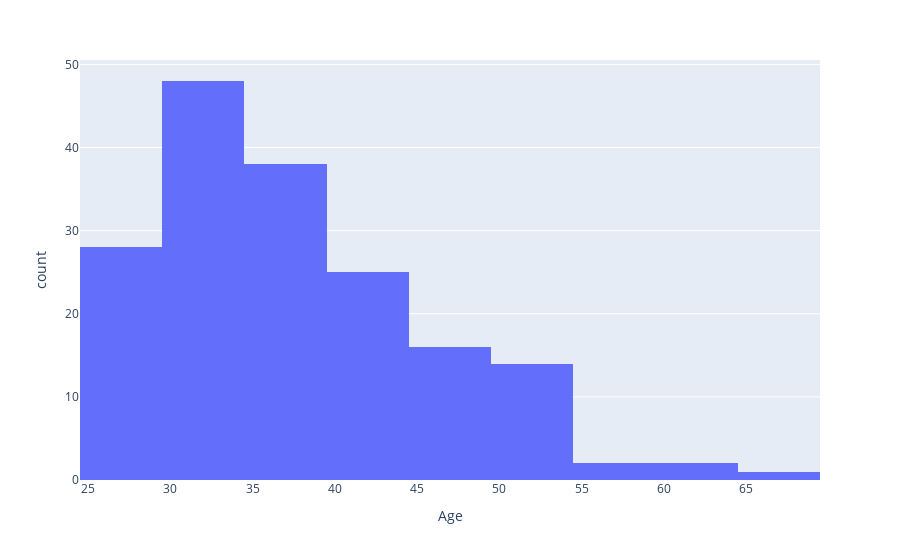
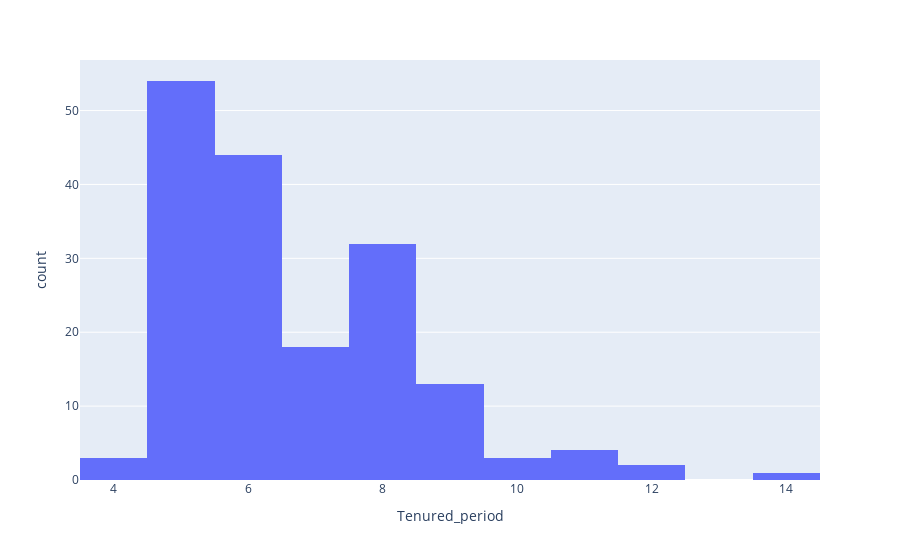

Notebook code for these charts, in order:
### Code cell
fig = px.histogram(df, x='Age', )
fig.show()

fig = px.histogram(df, x='Tenured_period')
fig.show()

### Figure 1 — Plotly figure (JSON) as saved in the notebook; plotly's stock layout.template omitted (floating-point values rounded to 4 significant figures; data arrays with more than 128 entries replaced by an {"elided": "..."} marker saying what was removed)
{"data": [{"alignmentgroup": "True", "bingroup": "x", "hovertemplate": "Age=%{x}<br>count=%{y}<extra></extra>", "legendgroup": "", "marker": {"color": "#636efa"}, "name": "", "offsetgroup": "", "orientation": "v", "showlegend": false, "type": "histogram", "x": {"elided": "174 int values"}, "xaxis": "x", "yaxis": "y"}], "layout": {"barmode": "relative", "legend": {"tracegroupgap": 0}, "margin": {"t": 60}, "xaxis": {"anchor": "y", "domain": [0, 1], "title": {"text": "Age"}}, "yaxis": {"anchor": "x", "domain": [0, 1], "title": {"text": "count"}}}}

### Figure 2 — Plotly figure (JSON) as saved in the notebook; plotly's stock layout.template omitted (floating-point values rounded to 4 significant figures; data arrays with more than 128 entries replaced by an {"elided": "..."} marker saying what was removed)
{"data": [{"alignmentgroup": "True", "bingroup": "x", "hovertemplate": "Tenured_period=%{x}<br>count=%{y}<extra></extra>", "legendgroup": "", "marker": {"color": "#636efa"}, "name": "", "offsetgroup": "", "orientation": "v", "showlegend": false, "type": "histogram", "x": {"elided": "174 int values"}, "xaxis": "x", "yaxis": "y"}], "layout": {"barmode": "relative", "legend": {"tracegroupgap": 0}, "margin": {"t": 60}, "xaxis": {"anchor": "y", "domain": [0, 1], "title": {"text": "Tenured_period"}}, "yaxis": {"anchor": "x", "domain": [0, 1], "title": {"text": "count"}}}}
